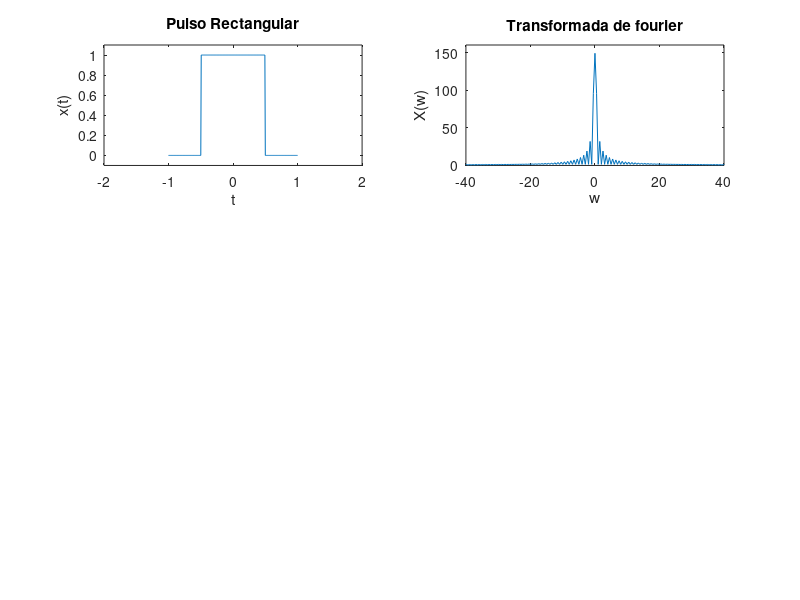

Write the MATLAB code that produced this figure. (Note: this script raises an error after producing the figure.)
Fs = 150                      #frecuencia de muestreo
a=1                             #longitud del pulso
t=[-a:1/Fs:a];              #vector de tiempo
f=1*((t>-a/2)&(t<a/2));         #pulso rectangular

subplot(3,2,1);plot(t,f);xlabel('t'); ylabel('x(t)'); title('Pulso Rectangular');axis([-2*a 2*a -0.1 1.1]);

X=fft(f);                     #calcular la transformada de fourier
X1=fftshift(X);                 #centrar la tranformada de fourier
nfft=length(X);
Y=abs(X1);                      #calcular la magnitud de la tranformada de fourier
w = (-(nfft-1)/2:(nfft-1)/2)*Fs/nfft;     #calcular el dominio de la frecuencia
subplot(3,2,2);plot(w, Y);axis([-40 40 0 160]);title('Transformada de fourier');xlabel('w'); ylabel('X(w)');
low=lowF(X1);               #aplicar el filtro pasa bajas a la funcion centrada en 0
low=ifft(ifftshift(low));   #revertir el centrado de la funcion y aplicar ifft 
subplot(3,2,3);plot(t, low);axis([-2*a 2*a -0.1 1.1]);title('Filtro pasa bajas');xlabel('t'); ylabel('x(t)');
high=hf(X1);                #aplicar el filtro pasa bajas a la funcion centrada en 0
high=ifft(ifftshift(high)); #revertir el centrado de la funcion y aplicar ifft
subplot(3,2,4);plot(t, high);axis([-2*a 2*a -0.1 1.1]);title('Filtro pasa altas');xlabel('t'); ylabel('x(t)');
pasaBandas = pb(X1);        #aplicar el filtro pasa bajas a la funcion centrada en 0
pasaBandas = ifft(ifftshift(pasaBandas));  #revertir el centrado de la funcion y aplicar ifft
subplot(3,2,5);plot(t, pasaBandas);axis([-2*a 2*a -0.1 1.1]);title('Filtro pasa bandas');xlabel('t'); ylabel('x(t)');
supBandas = sb(X1);         #aplicar el filtro pasa bajas a la funcion centrada en 0
supBandas = ifft(ifftshift(supBandas));  #revertir el centrado de la funcion y aplicar ifft
subplot(3,2,6);plot(t, supBandas);axis([-2*a 2*a -0.1 1.1]);title('Filtro suprime bandas');xlabel('t'); ylabel('x(t)');